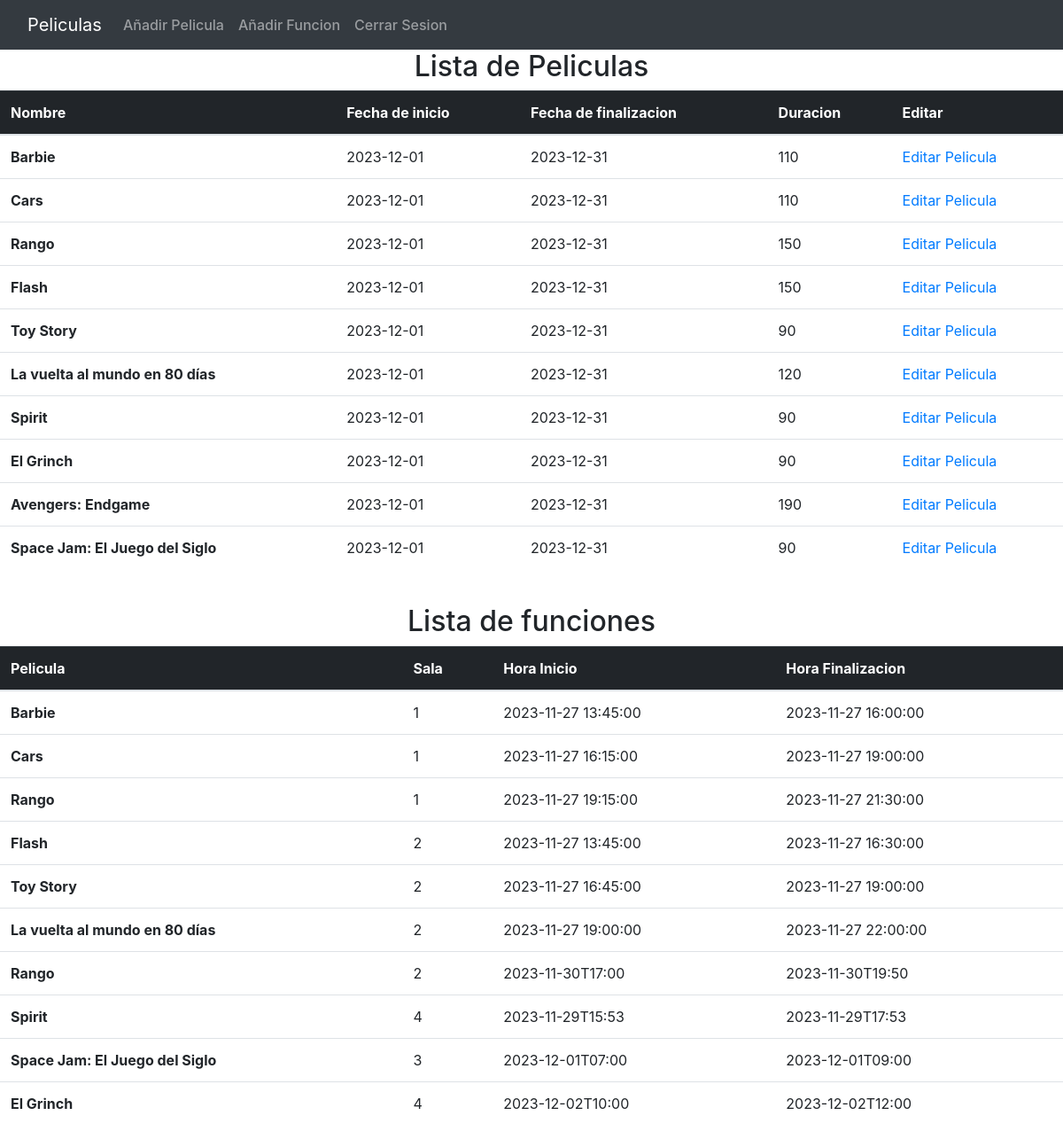
/admin/peliculas (signed in), run on the app's committed database.
### tables this page shows
CREATE TABLE peliculas(
    pelicula_id INTEGER PRIMARY KEY AUTOINCREMENT NOT NULL,
    nombre TEXT,
    sinopsis TEXT,
    duracion TEXT,
    fecha_inicio TEXT,
    fecha_fin TEXT
, 'imagen' TEXT);

CREATE TABLE funciones(
    funcion_id INTEGER PRIMARY KEY AUTOINCREMENT NOT NULL,
    hora_inicio TEXT,
    hora_fin TEXT,
    pelicula_id INTEGER,
    sala_id INTEGER,
    precio REAL,

    FOREIGN KEY(pelicula_id) REFERENCES peliculas(pelicula_id),
    FOREIGN KEY(sala_id) REFERENCES salas(sala_id)
);

### app.py (the view)
@app.route("/admin/peliculas", methods=["GET", "POST"])
@admin_required
def admin_peliculas():
    peliculas = db.execute("SELECT * FROM peliculas")
    funciones = db.execute("SELECT * FROM funciones INNER JOIN peliculas ON(funciones.pelicula_id = peliculas.pelicula_id)")
    for p in peliculas:
        print(p)
    return render_template("peliculas-admin.html", peliculas=peliculas, funciones=funciones)

### app.py (called while the page is built)
@app.after_request
def after_request(response):
    response.headers["Cache-Control"] = "no-cache, no-store, must-revalidate"
    response.headers["Expires"] = 0
    response.headers["Pragma"] = "no-cache"
    return response

### helpers.py (called while the page is built)
def admin_required(f):
    @wraps(f)
    def decorated_function(*args, **kwargs):
        if session.get("admin_id") is None:
            return redirect("/admin/login")
        return f(*args, **kwargs)
    return decorated_function

### templates/peliculas-admin.html
{% extends "layout1.html" %}
{%block css%}
    <link rel="stylesheet" href="../static/css/style.css">
{%endblock%}
{%block contenido%}
<h2> Lista de Peliculas </h2>
<table class="table">
  <thead class="table-dark">
    <tr>
      <th scope="col">Nombre</th>
      <th scope="col">Fecha de inicio</th>
      <th scope="col">Fecha de finalizacion</th>
      <th scope="col"> Duracion </th>
      <th scope="col"> Editar </th>
    </tr>
  </thead>
  <tbody>
    {% for pelicula in peliculas %}
    <tr>
      <th scope="row">{{ pelicula["nombre"] }}</th>
      <td>{{pelicula["fecha_inicio"]}}</td>
      <td>{{pelicula["fecha_fin"]}}</td>
      <td>{{pelicula["duracion"]}}</td>
      <td> <a href="/admin/editar-peliculas/{{ pelicula['pelicula_id'] }}"> Editar Pelicula</a> </td>
    </tr>
    {% endfor %}
    </tbody>
</table>
<br>
<h2> Lista de funciones </h2>
<table class="table">
  <thead class="table-dark">
    <tr>
      <th scope="col">Pelicula</th>
      <th scope="col">Sala</th>
      <th scope="col">Hora Inicio</th>
      <th scope="col"> Hora Finalizacion </th>
    </tr>
  </thead>
  <tbody>
    {% for funcion in funciones %}
    <tr>
      <th scope="row">{{ funcion["nombre"] }}</th>
      <td>{{funcion["sala_id"]}}</td>
      <td>{{funcion["hora_inicio"]}}</td>
      <td>{{funcion["hora_fin"]}}</td>
    </tr>
    {% endfor %}
    </tbody>
</table>
{%endblock%}

### templates/layout1.html (shortened to what this page needs)
<!DOCTYPE html>
<html lang="es">
<head>
    {% block css %}{% endblock %}
    <link href="//maxcdn.bootstrapcdn.com/bootstrap/4.1.1/css/bootstrap.min.css" rel="stylesheet" id="bootstrap-css">
</head>
<body>
<header>
  <div>
    <nav class="navbar navbar-dark bg-dark navbar-expand-lg">
      <div class="container-fluid">
        <div class="collapse navbar-collapse" id="navbarSupportedContent">
          <ul class="navbar-nav me-auto mb-2 mb-lg-0">
            <li class="nav-item">
              <a class="navbar-brand" href="/admin/peliculas">Peliculas</a>
            </li>
            <li class="nav-item">
              <a class="nav-link" href="/admin/agregar-peliculas">Añadir Pelicula</a>
            </li>
            <li class="nav-item">
              <a class="nav-link" href="/admin/agregar-funciones" >Añadir Funcion</a>
            </li>
            <li class="nav-item">
              <a id="cerrar" class="nav-link" href="/logout" >Cerrar Sesion</a>
            </li>
          </ul>
        </div>
      </div>
    </nav>
  </div>
</header>
<div class="contenido">
{% block contenido %}
{%endblock%}
</div>
</body>
</html>

### static/css/style.css (style rules this page uses)
h2 { text-align: center; }
.nav-link { font-weight: 500; }

### data on the page
peliculas: nombre "Barbie", fecha_inicio "2023-12-01", fecha_fin "2023-12-31", duracion "110"
peliculas: nombre "Cars", fecha_inicio "2023-12-01", fecha_fin "2023-12-31", duracion "110"
peliculas: nombre "Rango", fecha_inicio "2023-12-01", fecha_fin "2023-12-31", duracion "150"
peliculas: nombre "Flash", fecha_inicio "2023-12-01", fecha_fin "2023-12-31", duracion "150"
peliculas: nombre "Toy Story", fecha_inicio "2023-12-01", fecha_fin "2023-12-31", duracion "90"
peliculas: nombre "La vuelta al mundo en 80 días", fecha_inicio "2023-12-01", fecha_fin "2023-12-31", duracion "120"
peliculas: nombre "Spirit", fecha_inicio "2023-12-01", fecha_fin "2023-12-31", duracion "90"
peliculas: nombre "El Grinch", fecha_inicio "2023-12-01", fecha_fin "2023-12-31", duracion "90"
peliculas: nombre "Avengers: Endgame", fecha_inicio "2023-12-01", fecha_fin "2023-12-31", duracion "190"
peliculas: nombre "Space Jam: El Juego del Siglo", fecha_inicio "2023-12-01", fecha_fin "2023-12-31", duracion "90"
funciones: nombre "Barbie", sala_id "1", hora_inicio "2023-11-27 13:45:00", hora_fin "2023-11-27 16:00:00"
funciones: nombre "Cars", sala_id "1", hora_inicio "2023-11-27 16:15:00", hora_fin "2023-11-27 19:00:00"
funciones: nombre "Rango", sala_id "1", hora_inicio "2023-11-27 19:15:00", hora_fin "2023-11-27 21:30:00"
funciones: nombre "Flash", sala_id "2", hora_inicio "2023-11-27 13:45:00", hora_fin "2023-11-27 16:30:00"
funciones: nombre "Toy Story", sala_id "2", hora_inicio "2023-11-27 16:45:00", hora_fin "2023-11-27 19:00:00"
funciones: nombre "La vuelta al mundo en 80 días", sala_id "2", hora_inicio "2023-11-27 19:00:00", hora_fin "2023-11-27 22:00:00"
funciones: nombre "Rango", sala_id "2", hora_inicio "2023-11-30T17:00", hora_fin "2023-11-30T19:50"
funciones: nombre "Spirit", sala_id "4", hora_inicio "2023-11-29T15:53", hora_fin "2023-11-29T17:53"
funciones: nombre "Space Jam: El Juego del Siglo", sala_id "3", hora_inicio "2023-12-01T07:00", hora_fin "2023-12-01T09:00"
funciones: nombre "El Grinch", sala_id "4", hora_inicio "2023-12-02T10:00", hora_fin "2023-12-02T12:00"
